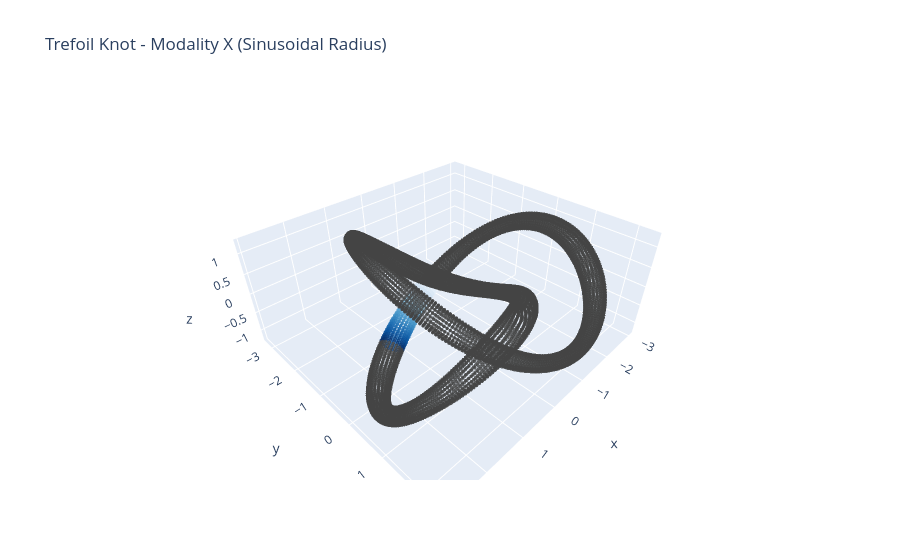

Write notebook code for a chart like this one.
### Markdown cell above
## Partial Manifold Alignment: 
### Motivation: 
Want to find a method that can take two different omics modalities, take their high dimensional data (represented as a manifold) and map 
it to a joint embbedding space. Once in this joint embedding space we try to optimize embeddings to align to their common structures from different modalities (i.e portions of the structure of the manifold are the same), but also retain information on how the structures are different as well.

### Code cell
import numpy as np
import plotly.graph_objects as go

# Parametric trefoil knot
t = np.linspace(0, 2 * np.pi, 500)
x = np.sin(t) + 2 * np.sin(2 * t)
y = np.cos(t) - 2 * np.cos(2 * t)
z = -np.sin(3 * t)

# Sinusoidal radius modulation
r1 = 0.2 + 0.05 * np.sin(5 * t)

# Create 3D tube coordinates
theta = np.linspace(0, 2 * np.pi, 20)
X1, Y1, Z1 = [], [], []

for i in range(len(t)):
    dx, dy, dz = np.gradient(x), np.gradient(y), np.gradient(z)
    tangent = np.array([dx[i], dy[i], dz[i]])
    tangent /= np.linalg.norm(tangent)
    normal = np.cross(tangent, [0, 0, 1])
    normal /= np.linalg.norm(normal)
    binormal = np.cross(tangent, normal)

    for th in theta:
        circle = r1[i] * (np.cos(th) * normal + np.sin(th) * binormal)
        X1.append(x[i] + circle[0])
        Y1.append(y[i] + circle[1])
        Z1.append(z[i] + circle[2])

fig1 = go.Figure(data=[go.Scatter3d(
    x=X1, y=Y1, z=Z1,
    mode='markers',
    marker=dict(size=2, color=t, colorscale='Blues', opacity=0.8)
)])
fig1.update_layout(title='Trefoil Knot - Modality X (Sinusoidal Radius)', scene=dict(aspectmode='data'))
fig1.show()

### Figure 1 — Plotly figure (JSON) as saved in the notebook; plotly's stock layout.template omitted (floating-point values rounded to 4 significant figures; data arrays with more than 128 entries replaced by an {"elided": "..."} marker saying what was removed)
{"data": [{"marker": {"color": {"elided": "500 float values"}, "colorscale": [[0, "rgb(247,251,255)"], [0.125, "rgb(222,235,247)"], [0.25, "rgb(198,219,239)"], [0.375, "rgb(158,202,225)"], [0.5, "rgb(107,174,214)"], [0.625, "rgb(66,146,198)"], [0.75, "rgb(33,113,181)"], [0.875, "rgb(8,81,156)"], [1, "rgb(8,48,107)"]], "opacity": 0.8, "size": 2}, "mode": "markers", "type": "scatter3d", "x": {"elided": "10000 float values"}, "y": {"elided": "10000 float values"}, "z": {"elided": "10000 float values"}}], "layout": {"scene": {"aspectmode": "data"}, "title": {"text": "Trefoil Knot - Modality X (Sinusoidal Radius)"}}}
